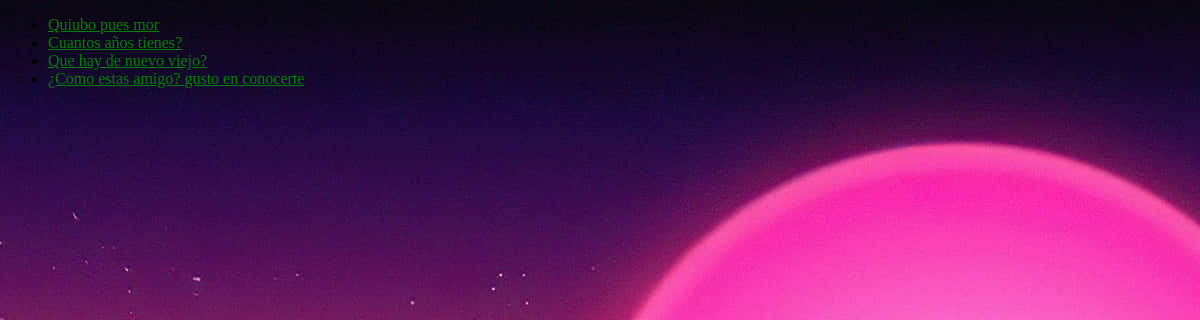
Page /polls/primera_vista/ on the committed database.
### polls/models.py (models this page shows, shortened)
class Question(models.Model):
    question_text = models.CharField(max_length=200)
    pub_date = models.DateTimeField("date published")

### polls/views.py (the view)
# urls.py: path("primera_vista/", views.IndexView.as_view(), name="index"),
class IndexView(generic.ListView):
    template_name = "polls/index.html"
    context_object_name = "ultimas_preguntas_hechas" #Varible donde se establece como se llama a la lista de elementos en la plantilla, object_list es por defecto si este no se define
    def get_queryset(self): #Este metodo mos sirve para definir los elementos que queremos mostrar o limitarlos en cantidad
        return Question.objects.filter(pub_date__lte=timezone.now()).order_by("-pub_date")[:5]

### polls/templates/Polls/index.html (shortened to what this page needs)
{% load static %}
<!DOCTYPE html>
<html lang="en">
<head>
    <link rel="stylesheet" href="{% static 'polls/style.css' %}">
</head>
<body>
    {% if ultimas_preguntas_hechas %}
    <ul>
    {% for pregunta in ultimas_preguntas_hechas %}
        <li><a href="{% url 'polls:ejemplo_name' pregunta.id %}">{{ pregunta.question_text }}</a></li>
    {% endfor %}
    </ul>
    {% else %}
        <p>No hay preguntas creadas</p>
    {% endif %}
</body>
</html>

### polls/static/polls/style.css (style rules this page uses)
li a:link { color: green; }
body { background: white url("images/background.jpg") no-repeat; }

### rows in the picture
Question: question_text "Quiubo pues mor"
Question: question_text "Cuantos años tienes?"
Question: question_text "Que hay de nuevo viejo?"
Question: question_text "¿Como estas amigo? gusto en conocerte"
